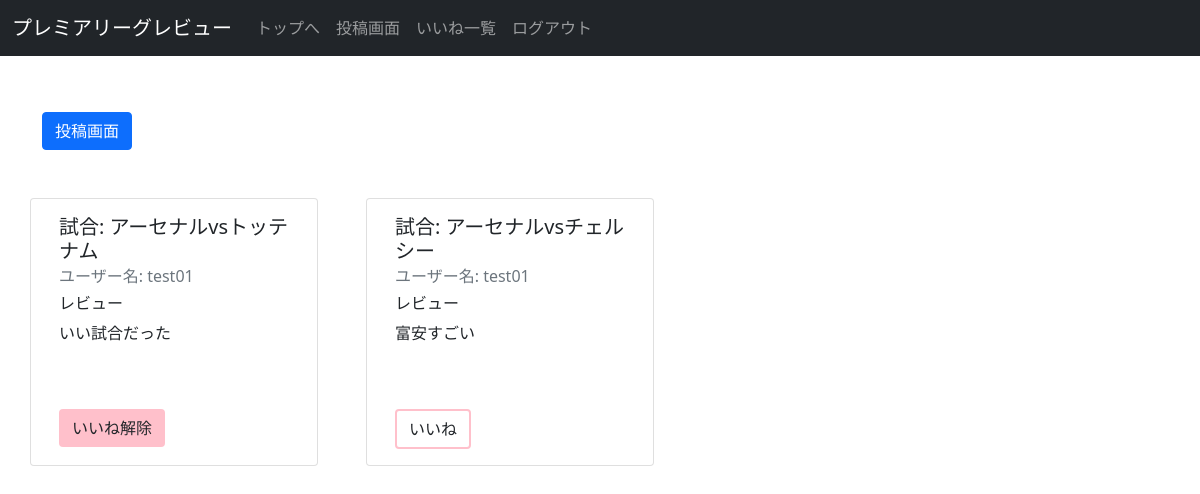
Before: / (signed in) with the older database file.
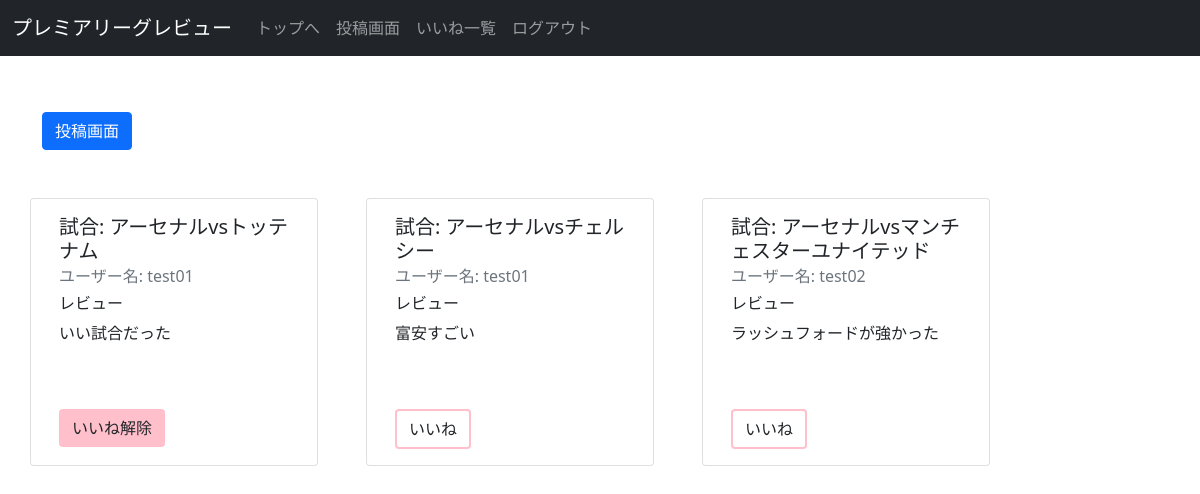
After: the same page with the newer database file.
### tables this page shows
CREATE TABLE review (
    id integer primary key autoincrement,
    user_id integer not null,
    username text not null,
    match text not null,
    review text not null,
    FOREIGN KEY(user_id) REFERENCES user(id)
);

### app.py (the view)
@app.route("/", methods=['GET', 'POST'])
@login_required
def index():
    reviews = get_db().execute("SELECT * FROM review").fetchall()
    rows = get_db().execute("SELECT review_id FROM like WHERE user_id=?", [session['user_id'], ])
    like_ReviewIds = []
    for row in rows:
        if not row['review_id'] in like_ReviewIds:
            like_ReviewIds.append(row['review_id'])
    return render_template('index.html', reviews=reviews, like_ReviewIds=like_ReviewIds)

### app.py (called while the page is built)
@login_manager.user_loader
def load_user(userid):
    return User(userid)

def connect_db():
    rv = sqlite3.connect(DATABASE)
    rv.row_factory = sqlite3.Row
    return rv

def get_db():
    if not hasattr(g, 'sqlite_db'):
        g.sqlite_db = connect_db()
    return g.sqlite_db

### templates/index.html
{% extends "base.html" %}
{% block content %}
<div class="container-sm mt-5">
    <a href="/post" role="button" class="btn btn-primary btn-md mt-2 mb-5">投稿画面</a>
    <div class="row ">
        {% for review in reviews %}
        <div class="card col-sm-3 me-5 mb-5" style="width: 18rem;">
            <div class="card-body">
                <h5 class="card-title">試合: {{ review.match }}</h5>
                <h6 class="card-subtitle mb-2 text-muted">ユーザー名: {{ review.username }}</h6>
                <h6>レビュー</h6>
                <p class="card-text">{{ review.review }}</p>
                {% if not review.id in like_ReviewIds %}
                <a href="/{{review.id}}/like" role="button" class="btn btn-ms mt-5" style="border-color: pink; border-width: 2px;">いいね</a>
                {% else %}
                <a href="/{{review.id}}/like-release" role="button" class="btn btn-ms mt-5" style="background-color: pink;">いいね解除</a>
                {% endif %}
            </div>
        </div>
        {% endfor %}
    </div>
</div>
{% endblock %}

### templates/base.html (shortened to what this page needs)
<!DOCTYPE html>
<html lang="en">
<head>
    <link href="https://cdn.jsdelivr.net/npm/bootstrap@5.0.2/dist/css/bootstrap.min.css" rel="stylesheet">
</head>
<body>
    <nav class="navbar navbar-expand-sm navbar-dark bg-dark">
        <div class="container-fluid">
          <a class="navbar-brand" href="/">プレミアリーグレビュー</a>
          <div class="collapse navbar-collapse" id="navbarNav">
            {% if session["user_id"] %}
            <ul class="navbar-nav">
              <li class="nav-item">
                <a class="nav-link" href="/">トップへ</a>
              </li>
              <li class="nav-item">
                <a class="nav-link" href="/post">投稿画面</a>
              </li>
              <li class="nav-item">
                <a class="nav-link" href="/likelist">いいね一覧</a>
              </li>
              <li class="nav-item">
                <a class="nav-link" href="/logout">ログアウト</a>
              </li>
            </ul>
            {% endif %}
          </div>
        </div>
    </nav>
    {% block content %}
    {% endblock %}
</body>
</html>

Changed rows visible on the page:
added review: match "アーセナルvsマンチェスターユナイテッド", username "test02", review "ラッシュフォードが強かった"
